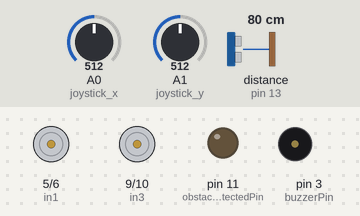
Simulated run of this sketch. Board: Arduino Uno, built with avr-gcc and run on an emulated ATmega328P. On the bench: motor-driver pin pairs drawn as motors (green arrow = first pin HIGH = forward, orange = second pin HIGH = backward, longer = more drive), output pins drawn as LEDs (lit = HIGH), buzzer (waves = sounding, pin HIGH). The test bench sets the inputs (shaded band); at power-on: A0 (joystick_x) = 512, A1 (joystick_y) = 512, distance to the obstacle (sensor on pin 13) 80 cm. The echo pulse lasts 58.3 µs per cm; pins used as bus, display or sensor lines are not drawn; what the sketch prints to the serial monitor is not drawn.

Above: at 1.2 s.
1.3 s: A0 (joystick_x) set to 540
At 1.9 s:
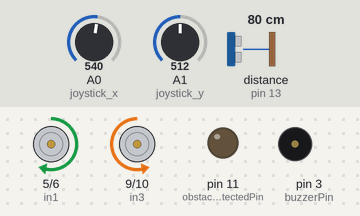
2.8 s: A0 (joystick_x) set to 490
At 3.9 s:
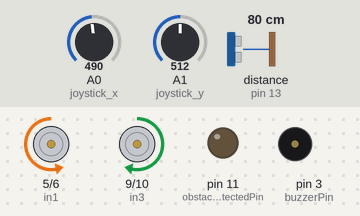
4.4 s: A0 (joystick_x) set to 515
At 5.3 s:
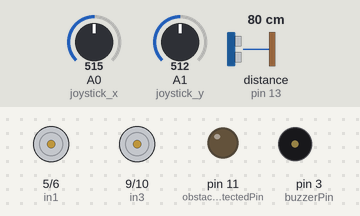
5.9 s: A1 (joystick_y) set to 483
At 6.8 s:
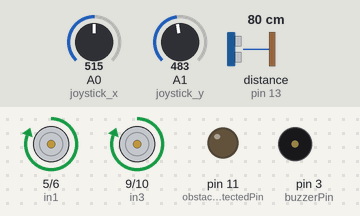
7.4 s: A1 (joystick_y) set to 540
At 8.3 s:
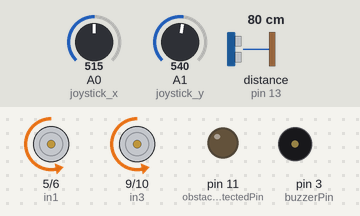
8.9 s: A1 (joystick_y) set to 520
At 9.8 s:
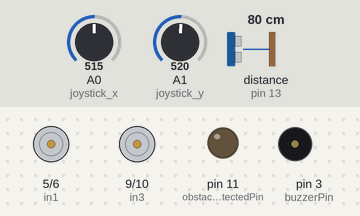
Timing chart, 0 to 11.4 s (numbered marks = the images above; inputs shaded):
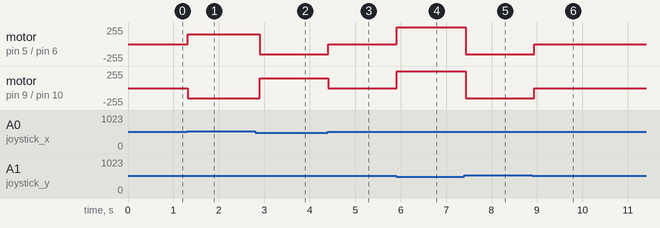

Measured:
- the behaviour switches between 530 and 531 on A0 (joystick_x) (found by bisection; images 0 and 1)
- the behaviour switches between 499 and 500 on A0 (joystick_x) (found by bisection; images 2 and 3)
- the behaviour switches between 500 and 499 on A1 (joystick_y) (found by bisection; images 3 and 4)
- after the input at 1.3 s, motor on pin 5 (in1) / pin 6 (in2): stopped → forward 150/255 at once; motor on pin 9 (in3) / pin 10 (in4): stopped → backward 150/255 at once
- after the input at 2.8 s, motor on pin 5 (in1) / pin 6 (in2): forward 150/255 → backward 150/255 after 0.10 s; motor on pin 9 (in3) / pin 10 (in4): backward 150/255 → forward 150/255 after 0.10 s
- after the input at 4.4 s, motor on pin 5 (in1) / pin 6 (in2): backward 150/255 → stopped at once; motor on pin 9 (in3) / pin 10 (in4): forward 150/255 → stopped at once
- after the input at 5.9 s, motor on pin 5 (in1) / pin 6 (in2), motor on pin 9 (in3) / pin 10 (in4): stopped → forward 255/255 at once
- after the input at 7.4 s, motor on pin 5 (in1) / pin 6 (in2), motor on pin 9 (in3) / pin 10 (in4): forward 255/255 → backward 150/255 at once
- after the input at 8.9 s, motor on pin 5 (in1) / pin 6 (in2), motor on pin 9 (in3) / pin 10 (in4): backward 150/255 → stopped at once

The sketch:

CAR-08-30-Buzzer_obstacle_warning.ino
```cpp
// This sketch builds on the one from lecture 8.20 and adds a buzzer.
// When an obstacle is detected within the specified range,
// the buzzer will emit a warning tone.

const int in1 = 5;  // in1,2 for right wheel
const int in2 = 6;
const int in3 = 9;  // in3,4 for left wheel
const int in4 = 10;

const int joystick_x = A0;
const int joystick_y = A1;

int Xvalue = 0;
int Yvalue = 0;

// X and Y max min values for no movement. I have define these values experimentally.
const int x_max = 530;
const int x_min = 500;
const int y_max = 530;
const int y_min = 500;

const int high_speed = 255;
const int low_speed = 150;

const int obstacle_distance = 10; // Stop the car's forward movement within this range

#define trigPin 12
#define echoPin 13
#define obstacleDetectedPin 11

const int buzzerPin = 3;

void moveA(int speed) {
  analogWrite(in1, 0);
  analogWrite(in2, speed);
  analogWrite(in3, speed);
  analogWrite(in4, 0);
}

void moveB(int speed) {
  analogWrite(in1, speed);
  analogWrite(in2, 0);
  analogWrite(in3, 0);
  analogWrite(in4, speed);
}

void turnB(int speed) {
  analogWrite(in1, speed);
  analogWrite(in2, 0);
  analogWrite(in3, speed);
  analogWrite(in4, 0);
}

void turnA(int speed) {
  analogWrite(in1, 0);
  analogWrite(in2, speed);
  analogWrite(in3, 0);
  analogWrite(in4, speed);
}

void stopMove() {
  analogWrite(in1, 0);
  analogWrite(in2, 0);
  analogWrite(in3, 0);
  analogWrite(in4, 0);
}

void setup() {
  // put your setup code here, to run once:
  Serial.begin(9600);
  pinMode(trigPin, OUTPUT);
  pinMode(echoPin, INPUT);
  pinMode(obstacleDetectedPin, OUTPUT);
  digitalWrite(obstacleDetectedPin, LOW);
  pinMode(buzzerPin, OUTPUT);
}

void loop() {
  Xvalue = analogRead(joystick_x);
  Yvalue = analogRead(joystick_y);


  Serial.print("X: ");
  Serial.print(Xvalue, DEC);  // print the value of VRX in DEC
  Serial.print("| Y: ");
  Serial.print(Yvalue, DEC);  // print the value of VRX in DEC

  // Get these values through experimentation .
  if ((Xvalue >= x_min && Xvalue <= x_max) && (Yvalue >= y_min && Yvalue <= y_max)) {
    stopMove();
  } else if (Xvalue < x_min) {  // No forward move allowed if obstacle is detected
    moveA(low_speed);
  } else if (Xvalue > x_max) {
    if (detectObstacle() == 0)  // During forward move instruction, check for obstacles.
    {
      moveB(low_speed);  // If there is none, move.
    } else {
      makeNoise();
      stopMove();  // or moveB(0);   // If obstacle is detected, stop.
    }
  } else if (Yvalue > y_max) {
    turnA(low_speed);
  } else if (Yvalue < y_min) {
    turnB(high_speed);
  }

  delay(100);
}

int detectObstacle() {
  long duration, distance;
  byte obstacleDetected = 0;  // If an obstacle is detected, change to 1

  digitalWrite(trigPin, LOW);
  delayMicroseconds(2);
  digitalWrite(trigPin, HIGH);
  delayMicroseconds(10);
  digitalWrite(trigPin, LOW);
  duration = pulseIn(echoPin, HIGH);
  distance = (duration / 2) / 29.1;

  if (distance <= obstacle_distance) {
    obstacleDetected = 1;
    digitalWrite(obstacleDetectedPin, HIGH);
  } else {
    obstacleDetected = 0;
    digitalWrite(obstacleDetectedPin, LOW);
  }

  Serial.print("| D: ");
  Serial.print(distance, DEC);
  Serial.print("| O: ");
  Serial.println(obstacleDetected, DEC);

  return obstacleDetected;
}

void makeNoise() {
  for (int i = 0; i < 50; i++) {
    digitalWrite(buzzerPin, HIGH);
    delay(3);
    digitalWrite(buzzerPin, LOW);
    delay(3);
  }
}
```
